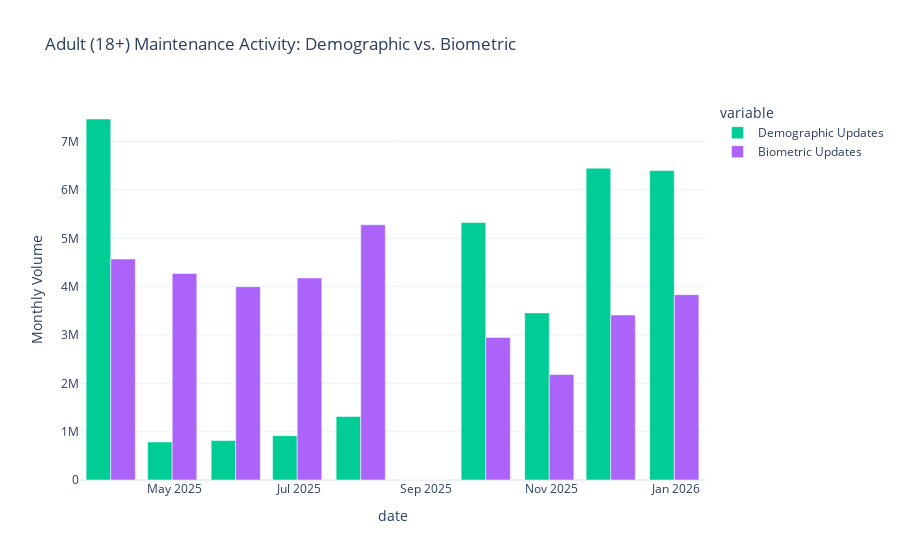

The notebook cell saved with this chart:
### Markdown cell above
### Adult Update Frequency Patterns
##### To see how adults interact with the system

### Code cell
def analyze_adult_updates(df_demo, df_bio):
    # 1. Focus on 18+ Columns
    demo_col = [c for c in df_demo.columns if '17_' in c][0]
    bio_col = [c for c in df_bio.columns if '17_' in c][0]
    
    # 2. Aggregate by Month
    m_demo = df_demo.set_index('date')[[demo_col]].resample('ME').sum().rename(columns={demo_col: 'Demographic Updates'})
    m_bio = df_bio.set_index('date')[[bio_col]].resample('ME').sum().rename(columns={bio_col: 'Biometric Updates'})
    
    # 3. Merge
    combined = pd.concat([m_demo, m_bio], axis=1)
    
    # 4. Plot Comparison
    fig = px.bar(
        combined,
        barmode='group',
        title="Adult (18+) Maintenance Activity: Demographic vs. Biometric",
        labels={'value': 'Monthly Volume', 'index': 'Date'},
        color_discrete_sequence=['#00CC96', '#AB63FA'] # Green (Demo), Purple (Bio)
    )
    fig.show()

analyze_adult_updates(df_demographic, df_biometric)

### Figure 1 — Plotly figure (JSON) as saved in the notebook; plotly's stock layout.template omitted (floating-point values rounded to 4 significant figures)
{"data": [{"alignmentgroup": "True", "hovertemplate": "variable=Demographic Updates<br>date=%{x}<br>Monthly Volume=%{y}<extra></extra>", "legendgroup": "Demographic Updates", "marker": {"color": "#00CC96", "pattern": {"shape": ""}}, "name": "Demographic Updates", "offsetgroup": "Demographic Updates", "orientation": "v", "showlegend": true, "textposition": "auto", "type": "bar", "x": ["2025-03-31T00:00:00.000000000", "2025-04-30T00:00:00.000000000", "2025-05-31T00:00:00.000000000", "2025-06-30T00:00:00.000000000", "2025-07-31T00:00:00.000000000", "2025-08-31T00:00:00.000000000", "2025-09-30T00:00:00.000000000", "2025-10-31T00:00:00.000000000", "2025-11-30T00:00:00.000000000", "2025-12-31T00:00:00.000000000"], "xaxis": "x", "y": [7468758, 787346, 816557, 918041, 1315305, 0, 5326143, 3457137, 6451901, 6401448], "yaxis": "y"}, {"alignmentgroup": "True", "hovertemplate": "variable=Biometric Updates<br>date=%{x}<br>Monthly Volume=%{y}<extra></extra>", "legendgroup": "Biometric Updates", "marker": {"color": "#AB63FA", "pattern": {"shape": ""}}, "name": "Biometric Updates", "offsetgroup": "Biometric Updates", "orientation": "v", "showlegend": true, "textposition": "auto", "type": "bar", "x": ["2025-03-31T00:00:00.000000000", "2025-04-30T00:00:00.000000000", "2025-05-31T00:00:00.000000000", "2025-06-30T00:00:00.000000000", "2025-07-31T00:00:00.000000000", "2025-08-31T00:00:00.000000000", "2025-09-30T00:00:00.000000000", "2025-10-31T00:00:00.000000000", "2025-11-30T00:00:00.000000000", "2025-12-31T00:00:00.000000000"], "xaxis": "x", "y": [4571615, 4272068, 3998938, 4180531, 5279487, 0, 2950745, 2182205, 3413874, 3834847], "yaxis": "y"}], "layout": {"barmode": "group", "legend": {"title": {"text": "variable"}, "tracegroupgap": 0}, "title": {"text": "Adult (18+) Maintenance Activity: Demographic vs. Biometric"}, "xaxis": {"anchor": "y", "domain": [0, 1], "title": {"text": "date"}}, "yaxis": {"anchor": "x", "domain": [0, 1], "title": {"text": "Monthly Volume"}}}}
